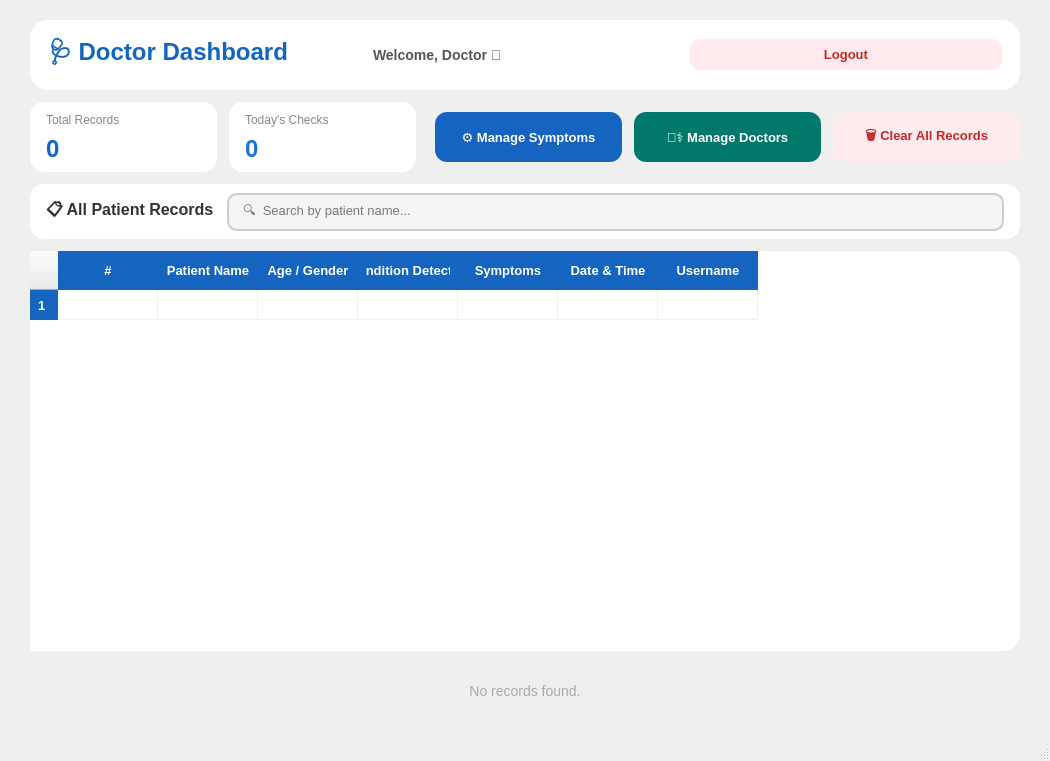
<?xml version="1.0" encoding="UTF-8"?>
<ui version="4.0">
 <class>DoctorDashboard</class>
 <widget class="QMainWindow" name="DoctorDashboard">
  <property name="geometry">
   <rect><x>0</x><y>0</y><width>1050</width><height>720</height></rect>
  </property>
  <property name="windowTitle"><string>Smart Symptom Checker – Doctor Dashboard</string></property>

  <widget class="QWidget" name="centralwidget">
   <property name="styleSheet">
    <string notr="true">
background: qlineargradient(x1:0, y1:0, x2:1, y2:1,
    stop:0 #e3f2fd, stop:1 #bbdefb);
font-family: Segoe UI;
    </string>
   </property>

   <layout class="QVBoxLayout" name="mainLayout">
    <property name="spacing"><number>12</number></property>
    <property name="leftMargin"><number>30</number></property>
    <property name="topMargin"><number>20</number></property>
    <property name="rightMargin"><number>30</number></property>
    <property name="bottomMargin"><number>20</number></property>

    <!-- HEADER -->
    <item>
     <widget class="QFrame" name="headerFrame">
      <property name="minimumSize"><size><width>0</width><height>70</height></size></property>
      <property name="styleSheet">
       <string notr="true">QFrame { background:white; border-radius:18px; }</string>
      </property>
      <layout class="QHBoxLayout" name="headerLayout">
       <property name="leftMargin"><number>18</number></property>
       <property name="rightMargin"><number>18</number></property>
       <item>
        <widget class="QLabel" name="titleLabel">
         <property name="text"><string>🩺 Doctor Dashboard</string></property>
         <property name="styleSheet">
          <string notr="true">font-size:24px; font-weight:bold; color:#1565C0;</string>
         </property>
        </widget>
       </item>
       <item><spacer><property name="orientation"><enum>Qt::Horizontal</enum></property></spacer></item>
       <item>
        <widget class="QLabel" name="doctorGreetLabel">
         <property name="text"><string>Welcome, Doctor 👋</string></property>
         <property name="styleSheet">
          <string notr="true">font-size:14px; color:#555; font-weight:bold;</string>
         </property>
        </widget>
       </item>
       <item>
        <widget class="QPushButton" name="logoutButton">
         <property name="text"><string>Logout</string></property>
         <property name="styleSheet">
          <string notr="true">
QPushButton { background:#ffebee; color:#c62828; font-size:13px; font-weight:bold; border:none; border-radius:10px; padding:8px 16px; }
QPushButton:hover { background:#ffcdd2; }
          </string>
         </property>
        </widget>
       </item>
      </layout>
     </widget>
    </item>

    <!-- STATS ROW -->
    <item>
     <layout class="QHBoxLayout" name="statsRow">
      <property name="spacing"><number>12</number></property>

      <item>
       <widget class="QFrame" name="totalCard">
        <property name="minimumSize"><size><width>0</width><height>70</height></size></property>
        <property name="styleSheet">
         <string notr="true">QFrame { background:white; border-radius:14px; }</string>
        </property>
        <layout class="QVBoxLayout">
         <property name="leftMargin"><number>16</number></property>
         <item>
          <widget class="QLabel" name="totalLbl">
           <property name="text"><string>Total Records</string></property>
           <property name="styleSheet"><string notr="true">font-size:12px; color:#888;</string></property>
          </widget>
         </item>
         <item>
          <widget class="QLabel" name="totalCount">
           <property name="text"><string>0</string></property>
           <property name="styleSheet"><string notr="true">font-size:24px; font-weight:bold; color:#1565C0;</string></property>
          </widget>
         </item>
        </layout>
       </widget>
      </item>

      <item>
       <widget class="QFrame" name="todayCard">
        <property name="minimumSize"><size><width>0</width><height>70</height></size></property>
        <property name="styleSheet">
         <string notr="true">QFrame { background:white; border-radius:14px; }</string>
        </property>
        <layout class="QVBoxLayout">
         <property name="leftMargin"><number>16</number></property>
         <item>
          <widget class="QLabel" name="todayLbl">
           <property name="text"><string>Today's Checks</string></property>
           <property name="styleSheet"><string notr="true">font-size:12px; color:#888;</string></property>
          </widget>
         </item>
         <item>
          <widget class="QLabel" name="todayCount">
           <property name="text"><string>0</string></property>
           <property name="styleSheet"><string notr="true">font-size:24px; font-weight:bold; color:#1976D2;</string></property>
          </widget>
         </item>
        </layout>
       </widget>
      </item>

      <item><spacer><property name="orientation"><enum>Qt::Horizontal</enum></property></spacer></item>

      <item>
       <widget class="QPushButton" name="manageSymptomsButton">
        <property name="minimumSize"><size><width>180</width><height>50</height></size></property>
        <property name="text"><string>⚙ Manage Symptoms</string></property>
        <property name="styleSheet">
         <string notr="true">
QPushButton { background:#1565C0; color:white; font-size:13px; font-weight:bold; border:none; border-radius:12px; }
QPushButton:hover { background:#1976D2; }
         </string>
        </property>
       </widget>
      </item>

      <item>
       <widget class="QPushButton" name="manageDoctorsButton">
        <property name="minimumSize"><size><width>180</width><height>50</height></size></property>
        <property name="text"><string>👨‍⚕️ Manage Doctors</string></property>
        <property name="styleSheet">
         <string notr="true">
QPushButton { background:#00796B; color:white; font-size:13px; font-weight:bold; border:none; border-radius:12px; }
QPushButton:hover { background:#009688; }
         </string>
        </property>
       </widget>
      </item>

      <item>
       <widget class="QPushButton" name="clearAllButton">
        <property name="minimumSize"><size><width>160</width><height>50</height></size></property>
        <property name="text"><string>🗑 Clear All Records</string></property>
        <property name="styleSheet">
         <string notr="true">
QPushButton { background:#ffebee; color:#c62828; font-size:13px; font-weight:bold; border:none; border-radius:12px; }
QPushButton:hover { background:#ffcdd2; }
         </string>
        </property>
       </widget>
      </item>

     </layout>
    </item>

    <!-- SEARCH -->
    <item>
     <widget class="QFrame" name="searchFrame">
      <property name="minimumSize"><size><width>0</width><height>55</height></size></property>
      <property name="styleSheet">
       <string notr="true">QFrame { background:white; border-radius:14px; }</string>
      </property>
      <layout class="QHBoxLayout">
       <property name="leftMargin"><number>16</number></property>
       <property name="rightMargin"><number>16</number></property>
       <item>
        <widget class="QLabel">
         <property name="text"><string>📋 All Patient Records</string></property>
         <property name="styleSheet"><string notr="true">font-size:16px; font-weight:bold; color:#333;</string></property>
        </widget>
       </item>
       <item><spacer><property name="orientation"><enum>Qt::Horizontal</enum></property></spacer></item>
       <item>
        <widget class="QLineEdit" name="searchRecordsEdit">
         <property name="minimumSize"><size><width>260</width><height>38</height></size></property>
         <property name="placeholderText"><string>🔍  Search by patient name...</string></property>
         <property name="styleSheet">
          <string notr="true">
QLineEdit { border:2px solid #CCC; border-radius:10px; padding-left:12px; font-size:13px; background:#f5f5f5; }
QLineEdit:focus { border:2px solid #1565C0; background:white; }
          </string>
         </property>
        </widget>
       </item>
      </layout>
     </widget>
    </item>

    <!-- TABLE -->
    <item>
     <widget class="QFrame" name="tableFrame">
      <property name="styleSheet">
       <string notr="true">QFrame { background:white; border-radius:18px; }</string>
      </property>
      <layout class="QVBoxLayout" name="tableFrameLayout">
       <property name="leftMargin"><number>0</number></property>
       <property name="topMargin"><number>0</number></property>
       <property name="rightMargin"><number>0</number></property>
       <property name="bottomMargin"><number>0</number></property>
       <item>
        <widget class="QTableWidget" name="recordsTable">
         <property name="minimumSize"><size><width>0</width><height>400</height></size></property>
         <property name="styleSheet">
          <string notr="true">
QTableWidget {
  border:none;
  font-size:13px;
  gridline-color:#f0f0f0;
  border-radius:18px;
}
QTableWidget::item {
  padding:10px 8px;
  color:#333;
}
QTableWidget::item:selected {
  background:#E3F2FD;
  color:#1565C0;
}
QHeaderView::section {
  background:#1565C0;
  color:white;
  font-size:13px;
  font-weight:bold;
  padding:10px 8px;
  border:none;
}
QScrollBar:vertical {
  width:8px;
  background:#f5f5f5;
  border-radius:4px;
}
QScrollBar::handle:vertical {
  background:#BBDEFB;
  border-radius:4px;
}
          </string>
         </property>
         <property name="editTriggers">
          <set>QAbstractItemView::NoEditTriggers</set>
         </property>
         <property name="selectionBehavior">
          <enum>QAbstractItemView::SelectRows</enum>
         </property>
         <property name="alternatingRowColors"><bool>true</bool></property>
         <property name="columnCount"><number>7</number></property>
         <row/>
         <column><property name="text"><string>#</string></property></column>
         <column><property name="text"><string>Patient Name</string></property></column>
         <column><property name="text"><string>Age / Gender</string></property></column>
         <column><property name="text"><string>Condition Detected</string></property></column>
         <column><property name="text"><string>Symptoms</string></property></column>
         <column><property name="text"><string>Date &amp; Time</string></property></column>
         <column><property name="text"><string>Username</string></property></column>
        </widget>
       </item>
      </layout>
     </widget>
    </item>

    <!-- EMPTY LABEL -->
    <item>
     <widget class="QLabel" name="emptyLabel">
      <property name="text"><string>No records found.</string></property>
      <property name="alignment"><set>Qt::AlignCenter</set></property>
      <property name="styleSheet">
       <string notr="true">font-size:14px; color:#AAAAAA; padding:20px;</string>
      </property>
     </widget>
    </item>

   </layout>
  </widget>

  <widget class="QMenuBar" name="menubar"/>
  <widget class="QStatusBar" name="statusbar"/>
 </widget>
 <resources/>
 <connections/>
</ui>
